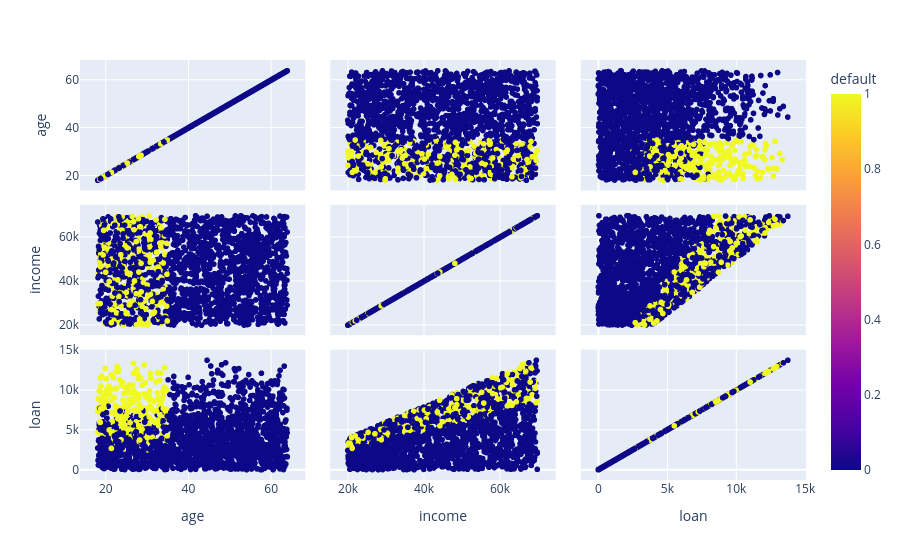

Notebook source saved alongside this figure:
### Code cell
grafico = px.scatter_matrix(
    base_credit, dimensions=["age", "income", "loan"], color="default"
)
grafico

### Figure 1 — Plotly figure (JSON) as saved in the notebook; plotly's stock layout.template omitted (floating-point values rounded to 4 significant figures; data arrays with more than 128 entries replaced by an {"elided": "..."} marker saying what was removed)
{"data": [{"dimensions": [{"axis": {"matches": true}, "label": "age", "values": {"elided": "2000 float values"}}, {"axis": {"matches": true}, "label": "income", "values": {"elided": "2000 float values"}}, {"axis": {"matches": true}, "label": "loan", "values": {"elided": "2000 float values"}}], "hovertemplate": "%{xaxis.title.text}=%{x}<br>%{yaxis.title.text}=%{y}<br>default=%{marker.color}<extra></extra>", "legendgroup": "", "marker": {"color": {"elided": "2000 int values"}, "coloraxis": "coloraxis", "symbol": "circle"}, "name": "", "showlegend": false, "type": "splom"}], "layout": {"coloraxis": {"colorbar": {"title": {"text": "default"}}, "colorscale": [[0, "#0d0887"], [0.1111, "#46039f"], [0.2222, "#7201a8"], [0.3333, "#9c179e"], [0.4444, "#bd3786"], [0.5556, "#d8576b"], [0.6667, "#ed7953"], [0.7778, "#fb9f3a"], [0.8889, "#fdca26"], [1, "#f0f921"]]}, "dragmode": "select", "legend": {"tracegroupgap": 0}, "margin": {"t": 60}}}
